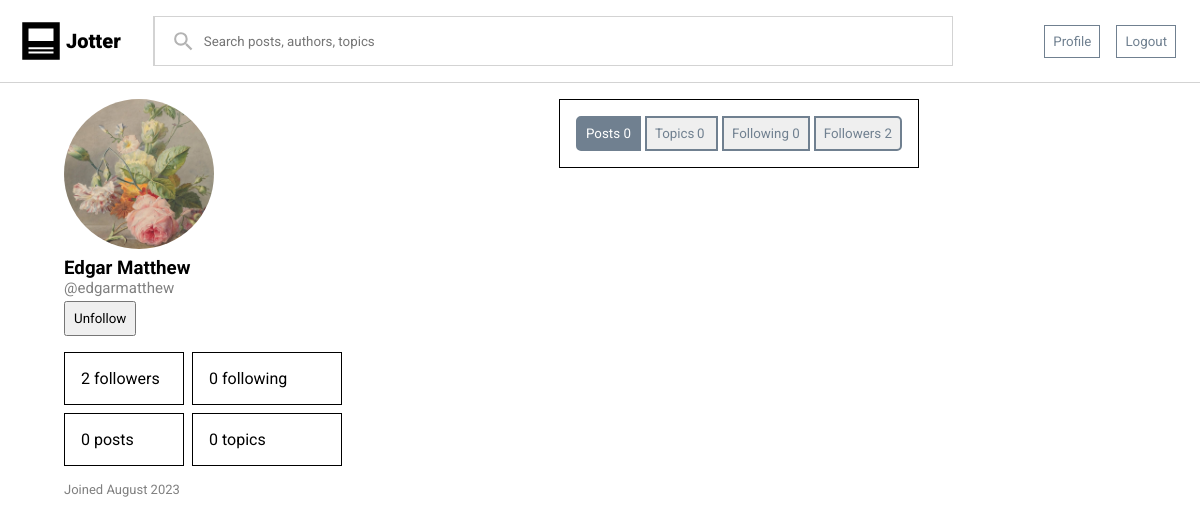
The page /accounts/profile/edgarmatthew/ (signed in) on the database its author committed.
### accounts/models.py (models this page shows, shortened)
class CustomUser(AbstractUser):
    bio = models.TextField(max_length=500, blank=True)
    following = models.ManyToManyField('self', blank=True, symmetrical=False, related_name="followers", through='FollowerRelation')
    socialLinks = models.TextField(blank=True)
    topics = models.ManyToManyField(Topic, blank=True, related_name='subscribers')

### accounts/views.py (the view)
# urls.py: path('profile/<str:username>/', Profile.as_view(), name="profile"),
@method_decorator(login_required, name="dispatch")
class Profile(DetailView):
    model = CustomUser
    slug_field = 'username'
    slug_url_kwarg = 'username'
    template_name = 'registration/profile.html'
    def get(self, request, *args, **kwargs):
        profile = super(Profile, self).get_object()
        posts = profile.post_set.all()
        comments = profile.comment_set.all()
        topics = profile.topics.all()
        followers = profile.followers.all()
        following = profile.following.all()
        follow = False
        if request.user in profile.followers.all():
            follow = True
        context = {'profile': profile, 'posts': posts, 'comments': comments, 'topics': topics, 'follow': follow, 'followers': followers, 'following': following}
        return render(request, self.template_name, context)

### accounts/templates/registration/profile.html (shortened to what this page needs)
{% extends "blog/base.html" %}
{% load static %}
{% block staticfiles %}
<link rel="stylesheet" href="{% static 'blog/css/blogPost.css' %}">
<link rel="stylesheet" href="{% static 'accounts/css/profile.css' %}">
<link rel="stylesheet" href="{% static 'accounts/css/topicTab.css' %}">
<link rel="stylesheet" href="{% static 'accounts/css/profileTab.css' %}">
{% endblock staticfiles %}
{% block content %}
<div class="profile">
    <div class="sidebar">
        <div class="profileImage"></div>
        <h3 class="name">{{ profile.get_full_name }}</h3>
        <p class="handle">@{{ profile.username }}</p>
        {% if request.user != profile %}
            {% if follow %}
                <button class="unfollow">Unfollow</button>
            {% else %}
                <button class="follow">Follow</button>
            {% endif %}
        {% endif %}
        <div class="stats">
            <div class="followers">{{ followers|length }} followers</div>
            <div class="following">{{ following|length }} following</div>
            <div class="posts">{{ posts|length }} posts</div>
            <div class="topics">{{ topics|length }} topics</div>
        </div>
        <div class="joined">Joined {{ profile.date_joined|date:"F o" }}</div>
    </div>
    <div class="main">
        <div class="profileNavbar">
            <ul>
                <li>
                    <button class="posts selected">
                        Posts
                        <span class="badge">{{ posts|length }}</span>
                    </button>
                </li>
                <li>
                    <button class="topics">
                        Topics
                        <span class="badge">{{ topics|length }}</span>
                    </button>
                </li>
                <li>
                    <button class="following">
                        Following
                        <span class="badge">{{ following|length }}</span>
                    </button>
                </li>
                <li>
                    <button class="followers">
                        Followers
                        <span class="badge">{{ followers|length }}</span>
                    </button>
                </li>
            </ul>
        </div>
    </div>
</div>
{% endblock content %}

### blog/static/blog/css/base.css (style rules this page uses)
* { margin: 0; box-sizing: border-box; font-family: 'Roboto', sans-serif; }
body { width: 100vw; }
.main { padding: 8px 64px; width: 100%; }

### accounts/static/accounts/css/profile.css (style rules this page uses)
.profile { display: flex; flex-direction: row; }
.profileImage { background-image: url('../img/profile.jpg'); background-position: center; background-size: cover; width: 150px; height: 150px; border-radius: 50%; margin: 8px 0; }
.handle { font-size: 15px; color: grey; }
.stats { margin: 16px 0; display: grid; grid-template-columns: 120px 150px; gap: 8px; }
.stats > * { border: 1px solid black; padding: 16px; }
.joined { font-size: 13px; color: grey; }
.main { width: 100%; }
.main ul { list-style-type: none; display: flex; flex-direction: row; gap: 4px; border: 1px solid black; padding: 16px; }
ul > li > button { border-radius: 0; border: 2px solid slategray; color: slategray; }
ul > li:first-child > button { border-radius: 5px 0 0 5px; }
ul > li:last-child > button { border-radius: 0 5px 5px 0; }
.profileNavbar { display: flex; flex-direction: row; justify-content: center; margin-bottom: 16px; }
.profileNavbar button { padding: 8px; transition: background-color 0.3s ease-in-out; }
button.selected { background-color: slategray; color: white; border: 2px solid slategray; }
.topics { display: grid; grid-template-columns: 50% 50%; gap: 6px; }
button.unfollow, button.follow { padding: 8px; margin-top: 4px; }

### accounts/static/accounts/css/profileTab.css (style rules this page uses)
* { box-sizing: border-box; }

### rows shown on the page
CustomUser: get_full_name "Edgar Matthew", username "edgarmatthew", date_joined "August 2023"

### other values the page prints
{{ followers|length }} "2"
{{ following|length }} "0"
{{ posts|length }} "0"
{{ topics|length }} "0"
